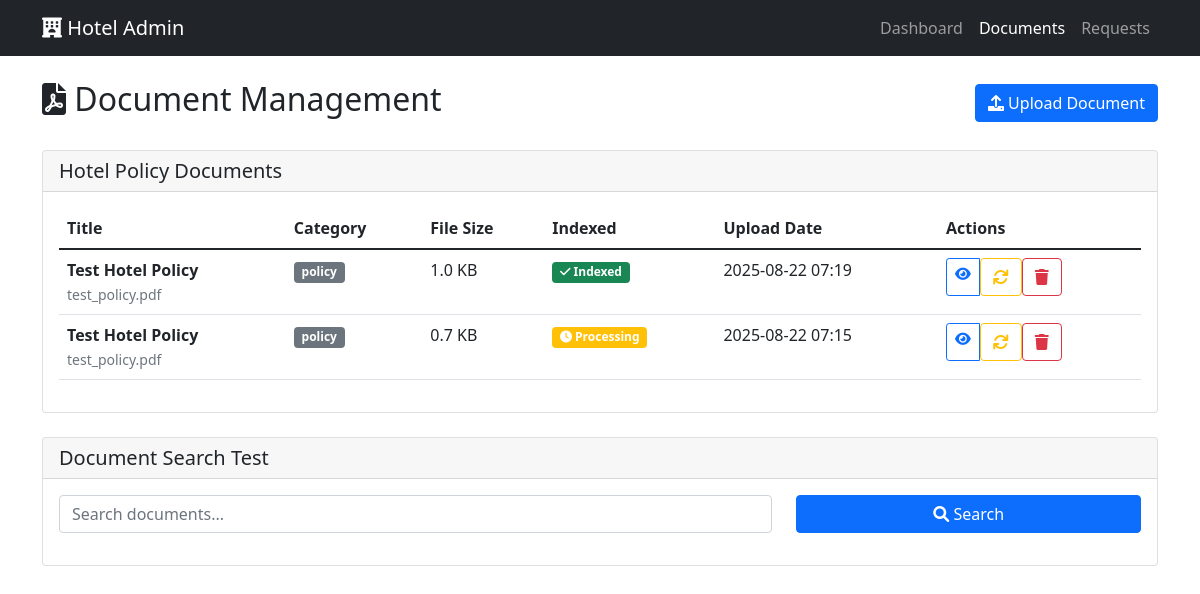
The page /admin/documents on the database its author committed.
### wind/app/models/document.py (models this page shows, shortened)
class Document(db.Model):
    __tablename__ = 'documents'
    id = db.Column(db.String(36), primary_key=True, default=lambda: str(uuid.uuid4()))
    filename = db.Column(db.String(255), nullable=False)
    original_filename = db.Column(db.String(255), nullable=False)
    file_path = db.Column(db.String(500), nullable=False)
    file_size = db.Column(db.Integer)
    mime_type = db.Column(db.String(100))
    category = db.Column(db.String(50))  # 'policy', 'menu', 'amenities', 'procedures'
    title = db.Column(db.String(255))
    description = db.Column(db.Text)
    content_text = db.Column(db.Text)  # Extracted text from PDF
    is_indexed = db.Column(db.Boolean, default=False)
    is_active = db.Column(db.Boolean, default=True)
    upload_date = db.Column(db.DateTime, default=datetime.utcnow)
    last_updated = db.Column(db.DateTime, default=datetime.utcnow, onupdate=datetime.utcnow)
    uploaded_by = db.Column(db.String(100))
    chunks = db.relationship('DocumentChunk', backref='document', lazy=True, cascade='all, delete-orphan')

### wind/app/routes/documents.py (the view)
@documents_bp.route('/admin/documents')
def admin_documents():
    documents = Document.query.filter_by(is_active=True).order_by(Document.upload_date.desc()).all()
    return render_template('admin/documents.html', documents=documents)

### wind/app/templates/admin/documents.html (shortened to what this page needs)
<!DOCTYPE html>
<html lang="en">
<head>
    <link href="https://cdn.jsdelivr.net/npm/bootstrap@5.1.3/dist/css/bootstrap.min.css" rel="stylesheet">
    <link href="https://cdnjs.cloudflare.com/ajax/libs/font-awesome/6.0.0/css/all.min.css" rel="stylesheet">
</head>
<body>
    <nav class="navbar navbar-expand-lg navbar-dark bg-dark">
        <div class="container">
            <a class="navbar-brand" href="/admin/dashboard">
                <i class="fas fa-hotel"></i> Hotel Admin
            </a>
            <div class="navbar-nav">
                <a class="nav-link" href="/admin/dashboard">Dashboard</a>
                <a class="nav-link active" href="/admin/documents">Documents</a>
                <a class="nav-link" href="/admin/requests">Requests</a>
            </div>
        </div>
    </nav>
    <div class="container mt-4">
        <div class="row">
            <div class="col-12">
                <div class="d-flex justify-content-between align-items-center mb-4">
                    <h2><i class="fas fa-file-pdf"></i> Document Management</h2>
                    <a href="/admin/documents/upload" class="btn btn-primary">
                        <i class="fas fa-upload"></i> Upload Document
                    </a>
                </div>
                <div class="card">
                    <div class="card-header">
                        <h5 class="mb-0">Hotel Policy Documents</h5>
                    </div>
                    <div class="card-body">
                        {% if documents %}
                            <div class="table-responsive">
                                <table class="table table-hover">
                                    <thead>
                                        <tr>
                                            <th>Title</th>
                                            <th>Category</th>
                                            <th>File Size</th>
                                            <th>Indexed</th>
                                            <th>Upload Date</th>
                                            <th>Actions</th>
                                        </tr>
                                    </thead>
                                    <tbody>
                                        {% for doc in documents %}
                                            <tr>
                                                <td>
                                                    <strong>{{ doc.title }}</strong><br>
                                                    <small class="text-muted">{{ doc.original_filename }}</small>
                                                </td>
                                                <td>
                                                    <span class="badge bg-secondary">{{ doc.category }}</span>
                                                </td>
                                                <td>{{ "%.1f"|format(doc.file_size / 1024) }} KB</td>
                                                <td>
                                                    {% if doc.is_indexed %}
                                                        <span class="badge bg-success">
                                                            <i class="fas fa-check"></i> Indexed
                                                        </span>
                                                    {% else %}
                                                        <span class="badge bg-warning">
                                                            <i class="fas fa-clock"></i> Processing
                                                        </span>
                                                    {% endif %}
                                                </td>
                                                <td>{{ doc.upload_date.strftime('%Y-%m-%d %H:%M') }}</td>
                                                <td>
                                                    <div class="btn-group btn-group-sm">
                                                        <a href="/admin/documents/{{ doc.id }}" class="btn btn-outline-primary">
                                                            <i class="fas fa-eye"></i>
                                                        </a>
                                                        <form method="POST" action="/admin/documents/{{ doc.id }}/reprocess" style="display: inline;">
                                                            <button type="submit" class="btn btn-outline-warning" title="Reprocess">
                                                                <i class="fas fa-sync"></i>
                                                            </button>
                                                        </form>
                                                        <form method="POST" action="/admin/documents/{{ doc.id }}/delete"
                                                              style="display: inline;"
                                                              onsubmit="return confirm('Are you sure you want to delete this document?')">
                                                            <button type="submit" class="btn btn-outline-danger" title="Delete">
                                                                <i class="fas fa-trash"></i>
                                                            </button>
                                                        </form>
                                                    </div>
                                                </td>
                                            </tr>
                                        {% endfor %}
                                    </tbody>
                                </table>
                            </div>
                        {% endif %}
                    </div>
                </div>
                <div class="card mt-4">
                    <div class="card-header">
                        <h5 class="mb-0">Document Search Test</h5>
                    </div>
                    <div class="card-body">
                        <div class="row">
                            <div class="col-md-8">
                                <input type="text" id="searchQuery" class="form-control" placeholder="Search documents...">
                            </div>
                            <div class="col-md-4">
                                <button onclick="searchDocuments()" class="btn btn-primary w-100">
                                    <i class="fas fa-search"></i> Search
                                </button>
                            </div>
                        </div>
                    </div>
                </div>
            </div>
        </div>
    </div>
</body>
</html>

### rows shown on the page
Document: title "Test Hotel Policy", original_filename "test_policy.pdf", category "policy", doc.file_size/1024 "1.0", is_indexed True (drawn), upload_date "2025-08-22 07:19"
Document: title "Test Hotel Policy", original_filename "test_policy.pdf", category "policy", doc.file_size/1024 "0.7", is_indexed False (drawn), upload_date "2025-08-22 07:15"
